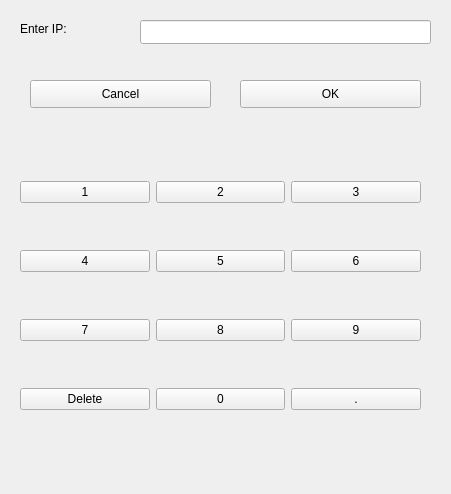
<?xml version="1.0" encoding="UTF-8"?>
<ui version="4.0">
 <class>Mydialog</class>
 <widget class="QWidget" name="Mydialog">
  <property name="geometry">
   <rect>
    <x>0</x>
    <y>0</y>
    <width>451</width>
    <height>494</height>
   </rect>
  </property>
  <property name="windowTitle">
   <string>Form</string>
  </property>
  <widget class="QLabel" name="labelIP">
   <property name="geometry">
    <rect>
     <x>20</x>
     <y>20</y>
     <width>81</width>
     <height>18</height>
    </rect>
   </property>
   <property name="text">
    <string>Enter IP:</string>
   </property>
  </widget>
  <widget class="QLineEdit" name="lineEditIP">
   <property name="geometry">
    <rect>
     <x>140</x>
     <y>20</y>
     <width>291</width>
     <height>24</height>
    </rect>
   </property>
  </widget>
  <widget class="QPushButton" name="ButtonCancel">
   <property name="geometry">
    <rect>
     <x>30</x>
     <y>80</y>
     <width>181</width>
     <height>28</height>
    </rect>
   </property>
   <property name="text">
    <string>Cancel</string>
   </property>
  </widget>
  <widget class="QPushButton" name="ButtonOk">
   <property name="geometry">
    <rect>
     <x>240</x>
     <y>80</y>
     <width>181</width>
     <height>28</height>
    </rect>
   </property>
   <property name="text">
    <string>OK</string>
   </property>
  </widget>
  <widget class="QWidget" name="widget" native="true">
   <property name="geometry">
    <rect>
     <x>20</x>
     <y>140</y>
     <width>401</width>
     <height>311</height>
    </rect>
   </property>
   <layout class="QGridLayout" name="gridLayout">
    <item row="0" column="0">
     <widget class="QPushButton" name="pushButton1">
      <property name="text">
       <string>1</string>
      </property>
     </widget>
    </item>
    <item row="0" column="1">
     <widget class="QPushButton" name="pushButton2">
      <property name="text">
       <string>2</string>
      </property>
     </widget>
    </item>
    <item row="0" column="2">
     <widget class="QPushButton" name="pushButton3">
      <property name="text">
       <string>3</string>
      </property>
     </widget>
    </item>
    <item row="1" column="0">
     <widget class="QPushButton" name="pushButton4">
      <property name="text">
       <string>4</string>
      </property>
     </widget>
    </item>
    <item row="1" column="1">
     <widget class="QPushButton" name="pushButton5">
      <property name="text">
       <string>5</string>
      </property>
     </widget>
    </item>
    <item row="1" column="2">
     <widget class="QPushButton" name="pushButton6">
      <property name="text">
       <string>6</string>
      </property>
     </widget>
    </item>
    <item row="2" column="0">
     <widget class="QPushButton" name="pushButton7">
      <property name="text">
       <string>7</string>
      </property>
     </widget>
    </item>
    <item row="2" column="1">
     <widget class="QPushButton" name="pushButton8">
      <property name="text">
       <string>8</string>
      </property>
     </widget>
    </item>
    <item row="2" column="2">
     <widget class="QPushButton" name="pushButton9">
      <property name="text">
       <string>9</string>
      </property>
     </widget>
    </item>
    <item row="3" column="0">
     <widget class="QPushButton" name="pushButtonDelete">
      <property name="text">
       <string>Delete</string>
      </property>
     </widget>
    </item>
    <item row="3" column="1">
     <widget class="QPushButton" name="pushButton0">
      <property name="text">
       <string>0</string>
      </property>
     </widget>
    </item>
    <item row="3" column="2">
     <widget class="QPushButton" name="pushButtonpoint">
      <property name="text">
       <string>.</string>
      </property>
     </widget>
    </item>
   </layout>
  </widget>
 </widget>
 <resources/>
 <connections/>
</ui>
